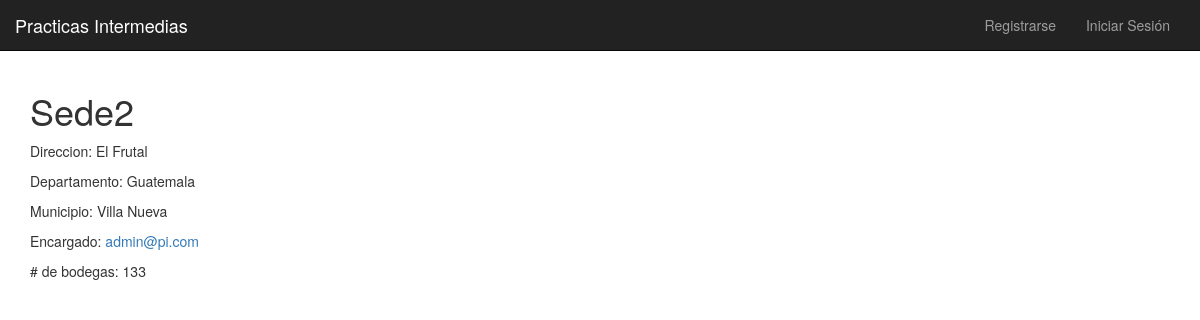
The page /sedes/ver/7 on the database its author committed.
### sedes/models.py (models this page shows, shortened)
class Sede(models.Model):
    alias = models.CharField(max_length=200, unique= True)
    direccion = models.CharField(max_length=500)
    departamento = models.CharField(max_length=50)
    municipio = models.CharField(max_length=50)
    encargado = models.ForeignKey(settings.AUTH_USER_MODEL, on_delete=models.CASCADE)
    numero_bodegas = models.IntegerField(default=0)

class Usuario(AbstractBaseUser, PermissionsMixin):
    dpi = models.BigIntegerField(
        unique=True,
        validators=[
            MaxValueValidator(9999999999999),
            MinValueValidator(100000000000)
        ]
    )
    nombre = models.CharField(max_length=300)
    fecha_nacimiento = models.DateField('Fecha Nacimiento')
    email = models.EmailField(_('Correo Electronico'), primary_key=True)
    is_admin = models.BooleanField(default=False)
    is_staff = models.BooleanField(default=False)
    is_active = models.BooleanField(default=True)
    date_joined = models.DateTimeField(default=timezone.now)
    USERNAME_FIELD = 'email'
    REQUIRED_FIELDS = ['dpi', 'fecha_nacimiento']
    objects = CustomUserManager()
    class Meta:
        permissions = (("registrar_cliente", "Para registrar clientes de una sede"),
                   ("registrar_venta", "Para registrar ventas de productos"),
                   ("visualizar_reporte", "Para visualizar reportes de ventas"),
                   ("actualizar_inventario", "Para modificar la cantidad de productos del inventario"),
                   ("solicitar_transferencia", "Para solicitar una transferencia de productos"),
                   ("ordenes_transferencia_externa", "Para revisar ordenes de transferencias entre sedes"),
                   ("ordenes_transferencia_interna", "Para revisar ordenes de transferencias entre bodegas"),
                   ("ordenes_venta", "Para modificar el estado de entregado de una orden de venta"),
                   ("ordenes_transferencia", "Para modificar el estado de entregado de una orden de transferencia"))

### sedes/views.py (the view)
# urls.py: path('sedes/ver/<int:pk>', views.SedeDetail.as_view(), name='detalle_sede'),
class SedeDetail(DetailView):
    model = Sede

### sedes/templates/sedes/sede_detail.html
{% extends '../base.html' %}
{% block body_block %}
<h1>{{ object.alias }}</h1>
<p>Direccion: {{object.direccion}}</p>
<p>Departamento: {{object.departamento}}</p>
<p>Municipio: {{object.municipio}}</p>
<p>Encargado: <a href='{% url "ver_usuario" object.encargado.dpi %}'>{{ object.encargado.email }}</a></p>
<p># de bodegas: {{object.numero_bodegas}}</p>
{% endblock %}

### rows shown on the page
Sede: alias "Sede2", direccion "El Frutal", departamento "Guatemala", municipio "Villa Nueva", encargado.email "admin@pi.com", numero_bodegas "133"
